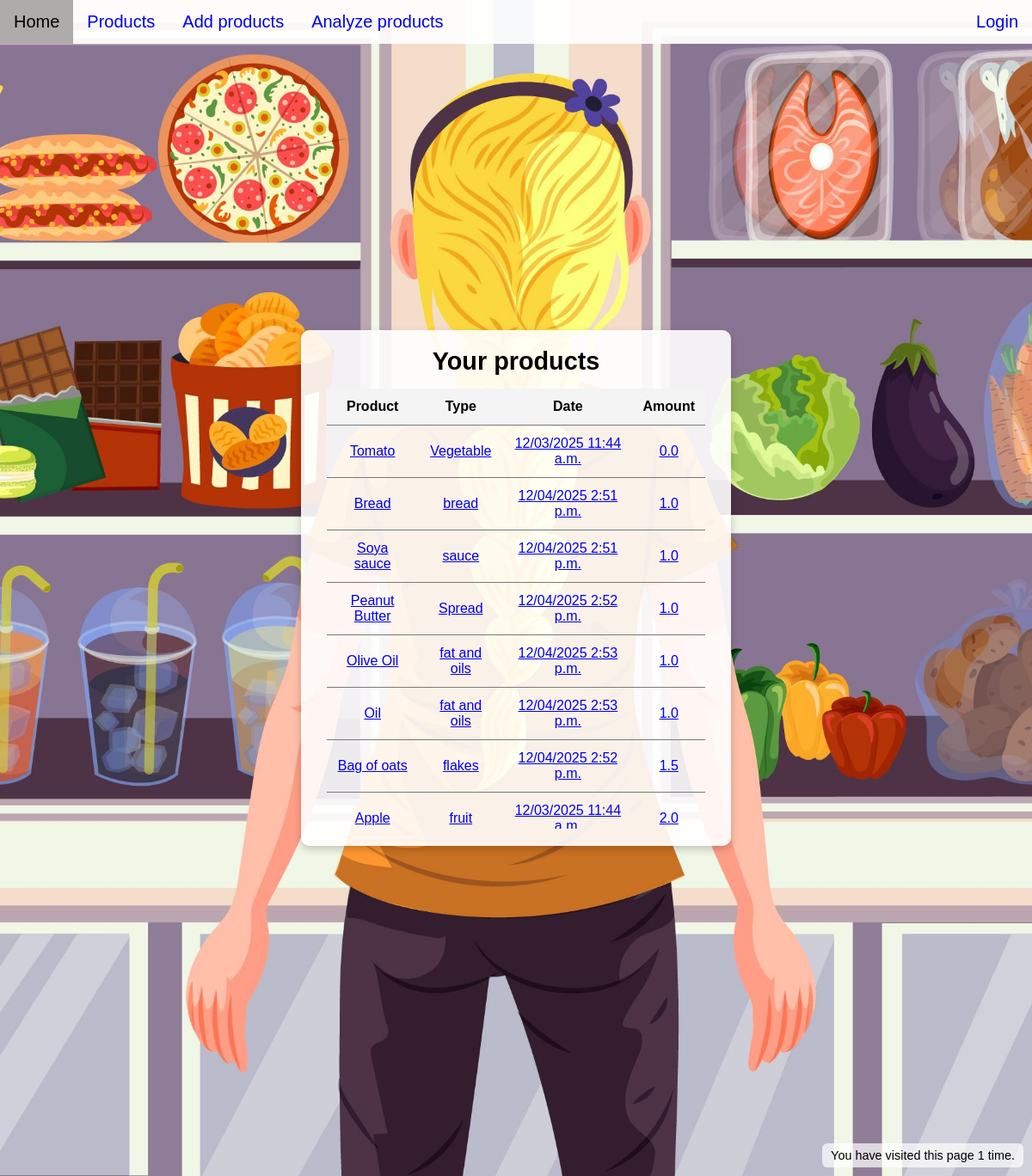
/tracker/, run on the app's committed database.
### tracker/models.py (models this page shows, shortened)
class Product(models.Model):
    product_name = models.CharField(max_length=200)
    product_type = models.CharField(max_length=200)
    entry_date = models.DateTimeField("Upload date")
    amount = models.FloatField(default=0)

### tracker/views.py (the view)
# urls.py: path("", views.IndexView.as_view(), name="index"),
class IndexView(generic.ListView):
    template_name = "tracker/index.html"
    context_object_name = "product_list"
    fields = ["Product", "Type", "Date", "Amount"]
    def get_queryset(self):
        return Product.objects.order_by("amount")
    def get_context_data(self, **kwargs):
        context = super().get_context_data(**kwargs)
        context['fields'] = self.fields
        num_visits = self.request.session.get('num_visits', 0)
        num_visits += 1
        self.request.session['num_visits'] = num_visits
        context['num_visits'] = num_visits
        return context

### tracker/templates/tracker/index.html (shortened to what this page needs)
{% extends "base.html" %}
{% load static %}
{% block content %}
<div class="box">
    <header>Your products</header>
    {% if product_list %}
        <div class="table-container">
            <table>
                <thead>
                    <tr>
                        {% for col in fields %}
                            <th>{{ col|capfirst }}</th>
                        {% endfor %}
                    </tr>
                </thead>
                <tbody>
                    {% for product in product_list %}
                        <tr>
                            <td>
                                <a href="{% url 'tracker:detail' product.id %}">
                                    {{ product.product_name }}
                                </a>
                            </td>
                            <td>
                                <a href="{% url 'tracker:detail' product.id %}">
                                    {{ product.product_type }}
                                </a>
                            </td>
                            <td>
                                <a href="{% url 'tracker:detail' product.id %}">
                                    {{ product.entry_date|date:"SHORT_DATETIME_FORMAT" }}
                                </a>
                            </td>
                            <td>
                                <a href="{% url 'tracker:detail' product.id %}">
                                    {{ product.amount }}
                                </a>
                            </td>
                        </tr>
                    {% endfor %}
                </tbody>
            </table>
        </div>
    {% else %}
        <p>No products are available.</p>
    {% endif %}
</div>
<div id="visitcounter">
    You have visited this page {{ num_visits }} time{{ num_visits|pluralize }}.
</div>
{% endblock %}

### tracker/static/tracker/style.css (style rules this page uses)
body { margin: 0; font-family: Arial, sans-serif; background: url("images/background.jpg") no-repeat center center fixed; background-size: cover; display: flex; justify-content: center; align-items: center; height: 100vh; }
.box { background: rgba(255, 255, 255, 0.9); padding: 20px 30px; border-radius: 10px; box-shadow: 0 4px 10px rgba(0,0,0,0.2); box-sizing: border-box; width: 500px; height: 600px; text-align: center; display: flex; flex-direction: column; }
header { font-size: 1.8rem; font-weight: bold; margin-bottom: 15px; }
.table-container { flex: 1; overflow-y: auto; }
table { width: 100%; border-collapse: collapse; color: black; }
th { border-bottom: 1px solid #7a7979; padding: 12px; background: #f4f4f4; position: sticky; top: 0; }
td, tr { border-bottom: 1px solid #7a7979; padding: 12px; }
#visitcounter { position: fixed; bottom: 10px; right: 10px; background: rgba(255,255,255,0.7); padding: 6px 10px; border-radius: 6px; font-size: 0.9rem; }

### data on the page
Product: product_name "Tomato", product_type "Vegetable", entry_date "12/03/2025 11:44 a.m.", amount "0.0"
Product: product_name "Bread", product_type "bread", entry_date "12/04/2025 2:51 p.m.", amount "1.0"
Product: product_name "Soya sauce", product_type "sauce", entry_date "12/04/2025 2:51 p.m.", amount "1.0"
Product: product_name "Peanut Butter", product_type "Spread", entry_date "12/04/2025 2:52 p.m.", amount "1.0"
Product: product_name "Olive Oil", product_type "fat and oils", entry_date "12/04/2025 2:53 p.m.", amount "1.0"
Product: product_name "Oil", product_type "fat and oils", entry_date "12/04/2025 2:53 p.m.", amount "1.0"
Product: product_name "Bag of oats", product_type "flakes", entry_date "12/04/2025 2:52 p.m.", amount "1.5"
Product: product_name "Apple", product_type "fruit", entry_date "12/03/2025 11:44…", amount "2.0"

### other printed values
{{ col|capfirst }} "Product" "Type" "Date" "Amount"
{{ num_visits }} "1"
